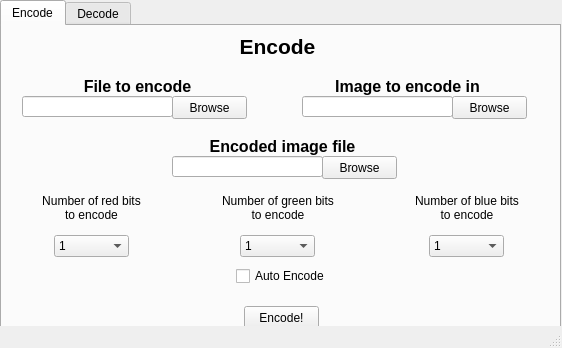
<?xml version="1.0" encoding="UTF-8"?>
<ui version="4.0">
 <class>MainWindow</class>
 <widget class="QMainWindow" name="MainWindow">
  <property name="geometry">
   <rect>
    <x>0</x>
    <y>0</y>
    <width>562</width>
    <height>348</height>
   </rect>
  </property>
  <property name="sizePolicy">
   <sizepolicy hsizetype="Fixed" vsizetype="Fixed">
    <horstretch>0</horstretch>
    <verstretch>0</verstretch>
   </sizepolicy>
  </property>
  <property name="minimumSize">
   <size>
    <width>562</width>
    <height>348</height>
   </size>
  </property>
  <property name="maximumSize">
   <size>
    <width>562</width>
    <height>348</height>
   </size>
  </property>
  <property name="windowTitle">
   <string>Steganogra-py</string>
  </property>
  <property name="windowIcon">
   <iconset resource="../Resources/Steg.qrc">
    <normaloff>:/Steg/stegosaurus-icon.png</normaloff>:/Steg/stegosaurus-icon.png</iconset>
  </property>
  <widget class="QWidget" name="centralwidget">
   <widget class="QTabWidget" name="tabWidget">
    <property name="geometry">
     <rect>
      <x>0</x>
      <y>0</y>
      <width>561</width>
      <height>331</height>
     </rect>
    </property>
    <property name="sizePolicy">
     <sizepolicy hsizetype="Fixed" vsizetype="Fixed">
      <horstretch>0</horstretch>
      <verstretch>0</verstretch>
     </sizepolicy>
    </property>
    <property name="currentIndex">
     <number>0</number>
    </property>
    <widget class="QWidget" name="encodeTab">
     <attribute name="title">
      <string>Encode</string>
     </attribute>
     <widget class="QLineEdit" name="encode_file_text">
      <property name="geometry">
       <rect>
        <x>20</x>
        <y>70</y>
        <width>151</width>
        <height>21</height>
       </rect>
      </property>
     </widget>
     <widget class="QPushButton" name="encode_file_browse_button">
      <property name="geometry">
       <rect>
        <x>170</x>
        <y>70</y>
        <width>75</width>
        <height>23</height>
       </rect>
      </property>
      <property name="text">
       <string>Browse</string>
      </property>
      <property name="icon">
       <iconset resource="../Resources/Steg.qrc">
        <normaloff>:/Steg/folder_explore.png</normaloff>:/Steg/folder_explore.png</iconset>
      </property>
      <property name="iconSize">
       <size>
        <width>20</width>
        <height>20</height>
       </size>
      </property>
     </widget>
     <widget class="QPushButton" name="encode_image_browse_button">
      <property name="geometry">
       <rect>
        <x>450</x>
        <y>70</y>
        <width>75</width>
        <height>23</height>
       </rect>
      </property>
      <property name="text">
       <string>Browse</string>
      </property>
      <property name="icon">
       <iconset resource="../Resources/Steg.qrc">
        <normaloff>:/Steg/folder_explore.png</normaloff>:/Steg/folder_explore.png</iconset>
      </property>
      <property name="iconSize">
       <size>
        <width>20</width>
        <height>20</height>
       </size>
      </property>
     </widget>
     <widget class="QLineEdit" name="encode_image_text">
      <property name="geometry">
       <rect>
        <x>300</x>
        <y>70</y>
        <width>151</width>
        <height>21</height>
       </rect>
      </property>
     </widget>
     <widget class="QPushButton" name="encode_button">
      <property name="geometry">
       <rect>
        <x>242</x>
        <y>280</y>
        <width>75</width>
        <height>23</height>
       </rect>
      </property>
      <property name="text">
       <string>Encode!</string>
      </property>
      <property name="icon">
       <iconset resource="../Resources/Steg.qrc">
        <normaloff>:/Steg/accept.png</normaloff>:/Steg/accept.png</iconset>
      </property>
      <property name="iconSize">
       <size>
        <width>24</width>
        <height>24</height>
       </size>
      </property>
     </widget>
     <widget class="QLabel" name="label_4">
      <property name="geometry">
       <rect>
        <x>30</x>
        <y>50</y>
        <width>211</width>
        <height>20</height>
       </rect>
      </property>
      <property name="font">
       <font>
        <pointsize>12</pointsize>
        <weight>75</weight>
        <bold>true</bold>
       </font>
      </property>
      <property name="text">
       <string>File to encode</string>
      </property>
      <property name="alignment">
       <set>Qt::AlignCenter</set>
      </property>
     </widget>
     <widget class="QLabel" name="label_5">
      <property name="geometry">
       <rect>
        <x>300</x>
        <y>50</y>
        <width>211</width>
        <height>20</height>
       </rect>
      </property>
      <property name="font">
       <font>
        <pointsize>12</pointsize>
        <weight>75</weight>
        <bold>true</bold>
       </font>
      </property>
      <property name="text">
       <string>Image to encode in</string>
      </property>
      <property name="alignment">
       <set>Qt::AlignCenter</set>
      </property>
     </widget>
     <widget class="QLabel" name="label_6">
      <property name="geometry">
       <rect>
        <x>10</x>
        <y>10</y>
        <width>531</width>
        <height>20</height>
       </rect>
      </property>
      <property name="font">
       <font>
        <pointsize>16</pointsize>
        <weight>75</weight>
        <bold>true</bold>
       </font>
      </property>
      <property name="text">
       <string>Encode</string>
      </property>
      <property name="alignment">
       <set>Qt::AlignCenter</set>
      </property>
     </widget>
     <widget class="QLineEdit" name="encode_new_image_text">
      <property name="geometry">
       <rect>
        <x>170</x>
        <y>130</y>
        <width>151</width>
        <height>21</height>
       </rect>
      </property>
     </widget>
     <widget class="QPushButton" name="encode_new_image_browse_button">
      <property name="geometry">
       <rect>
        <x>320</x>
        <y>130</y>
        <width>75</width>
        <height>23</height>
       </rect>
      </property>
      <property name="text">
       <string>Browse</string>
      </property>
      <property name="icon">
       <iconset resource="../Resources/Steg.qrc">
        <normaloff>:/Steg/folder_explore.png</normaloff>:/Steg/folder_explore.png</iconset>
      </property>
      <property name="iconSize">
       <size>
        <width>20</width>
        <height>20</height>
       </size>
      </property>
     </widget>
     <widget class="QLabel" name="label_13">
      <property name="geometry">
       <rect>
        <x>170</x>
        <y>110</y>
        <width>221</width>
        <height>20</height>
       </rect>
      </property>
      <property name="font">
       <font>
        <pointsize>12</pointsize>
        <weight>75</weight>
        <bold>true</bold>
       </font>
      </property>
      <property name="text">
       <string>Encoded image file</string>
      </property>
      <property name="alignment">
       <set>Qt::AlignCenter</set>
      </property>
     </widget>
     <widget class="QWidget" name="layoutWidget_2">
      <property name="geometry">
       <rect>
        <x>0</x>
        <y>160</y>
        <width>557</width>
        <height>71</height>
       </rect>
      </property>
      <layout class="QGridLayout" name="gridLayout_2">
       <property name="sizeConstraint">
        <enum>QLayout::SetNoConstraint</enum>
       </property>
       <item row="0" column="2">
        <spacer name="horizontalSpacer_8">
         <property name="orientation">
          <enum>Qt::Horizontal</enum>
         </property>
         <property name="sizeType">
          <enum>QSizePolicy::Fixed</enum>
         </property>
         <property name="sizeHint" stdset="0">
          <size>
           <width>75</width>
           <height>20</height>
          </size>
         </property>
        </spacer>
       </item>
       <item row="0" column="4">
        <spacer name="horizontalSpacer_9">
         <property name="orientation">
          <enum>Qt::Horizontal</enum>
         </property>
         <property name="sizeType">
          <enum>QSizePolicy::Fixed</enum>
         </property>
         <property name="sizeHint" stdset="0">
          <size>
           <width>75</width>
           <height>20</height>
          </size>
         </property>
        </spacer>
       </item>
       <item row="1" column="1">
        <layout class="QHBoxLayout" name="horizontalLayout_8">
         <item>
          <widget class="QComboBox" name="encode_red_bits_combo">
           <property name="sizePolicy">
            <sizepolicy hsizetype="Fixed" vsizetype="Fixed">
             <horstretch>0</horstretch>
             <verstretch>0</verstretch>
            </sizepolicy>
           </property>
           <property name="minimumSize">
            <size>
             <width>75</width>
             <height>0</height>
            </size>
           </property>
           <item>
            <property name="text">
             <string>1</string>
            </property>
           </item>
           <item>
            <property name="text">
             <string>2</string>
            </property>
           </item>
           <item>
            <property name="text">
             <string>3</string>
            </property>
           </item>
           <item>
            <property name="text">
             <string>4</string>
            </property>
           </item>
           <item>
            <property name="text">
             <string>5</string>
            </property>
           </item>
           <item>
            <property name="text">
             <string>6</string>
            </property>
           </item>
           <item>
            <property name="text">
             <string>7</string>
            </property>
           </item>
           <item>
            <property name="text">
             <string>8</string>
            </property>
           </item>
           <item>
            <property name="text">
             <string>0</string>
            </property>
           </item>
          </widget>
         </item>
        </layout>
       </item>
       <item row="1" column="3">
        <layout class="QHBoxLayout" name="horizontalLayout_9">
         <item>
          <widget class="QComboBox" name="encode_green_bits_combo">
           <property name="sizePolicy">
            <sizepolicy hsizetype="Fixed" vsizetype="Fixed">
             <horstretch>0</horstretch>
             <verstretch>0</verstretch>
            </sizepolicy>
           </property>
           <property name="minimumSize">
            <size>
             <width>75</width>
             <height>0</height>
            </size>
           </property>
           <item>
            <property name="text">
             <string>1</string>
            </property>
           </item>
           <item>
            <property name="text">
             <string>2</string>
            </property>
           </item>
           <item>
            <property name="text">
             <string>3</string>
            </property>
           </item>
           <item>
            <property name="text">
             <string>4</string>
            </property>
           </item>
           <item>
            <property name="text">
             <string>5</string>
            </property>
           </item>
           <item>
            <property name="text">
             <string>6</string>
            </property>
           </item>
           <item>
            <property name="text">
             <string>7</string>
            </property>
           </item>
           <item>
            <property name="text">
             <string>8</string>
            </property>
           </item>
           <item>
            <property name="text">
             <string>0</string>
            </property>
           </item>
          </widget>
         </item>
        </layout>
       </item>
       <item row="1" column="5">
        <layout class="QHBoxLayout" name="horizontalLayout_10">
         <item>
          <widget class="QComboBox" name="encode_blue_bits_combo">
           <property name="sizePolicy">
            <sizepolicy hsizetype="Fixed" vsizetype="Fixed">
             <horstretch>0</horstretch>
             <verstretch>0</verstretch>
            </sizepolicy>
           </property>
           <property name="minimumSize">
            <size>
             <width>75</width>
             <height>0</height>
            </size>
           </property>
           <item>
            <property name="text">
             <string>1</string>
            </property>
           </item>
           <item>
            <property name="text">
             <string>2</string>
            </property>
           </item>
           <item>
            <property name="text">
             <string>3</string>
            </property>
           </item>
           <item>
            <property name="text">
             <string>4</string>
            </property>
           </item>
           <item>
            <property name="text">
             <string>5</string>
            </property>
           </item>
           <item>
            <property name="text">
             <string>6</string>
            </property>
           </item>
           <item>
            <property name="text">
             <string>7</string>
            </property>
           </item>
           <item>
            <property name="text">
             <string>8</string>
            </property>
           </item>
           <item>
            <property name="text">
             <string>0</string>
            </property>
           </item>
          </widget>
         </item>
        </layout>
       </item>
       <item row="0" column="6">
        <spacer name="horizontalSpacer_10">
         <property name="orientation">
          <enum>Qt::Horizontal</enum>
         </property>
         <property name="sizeType">
          <enum>QSizePolicy::Expanding</enum>
         </property>
         <property name="sizeHint" stdset="0">
          <size>
           <width>40</width>
           <height>20</height>
          </size>
         </property>
        </spacer>
       </item>
       <item row="0" column="0">
        <spacer name="horizontalSpacer_11">
         <property name="orientation">
          <enum>Qt::Horizontal</enum>
         </property>
         <property name="sizeHint" stdset="0">
          <size>
           <width>40</width>
           <height>20</height>
          </size>
         </property>
        </spacer>
       </item>
       <item row="0" column="1">
        <widget class="QLabel" name="label">
         <property name="text">
          <string>Number of red bits 
to encode</string>
         </property>
         <property name="alignment">
          <set>Qt::AlignCenter</set>
         </property>
        </widget>
       </item>
       <item row="0" column="3">
        <widget class="QLabel" name="label_2">
         <property name="text">
          <string>Number of green bits 
to encode</string>
         </property>
         <property name="alignment">
          <set>Qt::AlignCenter</set>
         </property>
        </widget>
       </item>
       <item row="0" column="5">
        <widget class="QLabel" name="label_3">
         <property name="text">
          <string>Number of blue bits 
to encode</string>
         </property>
         <property name="alignment">
          <set>Qt::AlignCenter</set>
         </property>
        </widget>
       </item>
      </layout>
     </widget>
     <widget class="QWidget" name="horizontalLayoutWidget">
      <property name="geometry">
       <rect>
        <x>0</x>
        <y>230</y>
        <width>561</width>
        <height>41</height>
       </rect>
      </property>
      <layout class="QHBoxLayout" name="horizontalLayout_2">
       <item>
        <spacer name="horizontalSpacer">
         <property name="orientation">
          <enum>Qt::Horizontal</enum>
         </property>
         <property name="sizeHint" stdset="0">
          <size>
           <width>40</width>
           <height>20</height>
          </size>
         </property>
        </spacer>
       </item>
       <item>
        <widget class="QCheckBox" name="auto_encode_checkbox">
         <property name="text">
          <string>Auto Encode</string>
         </property>
        </widget>
       </item>
       <item>
        <spacer name="horizontalSpacer_2">
         <property name="orientation">
          <enum>Qt::Horizontal</enum>
         </property>
         <property name="sizeHint" stdset="0">
          <size>
           <width>40</width>
           <height>20</height>
          </size>
         </property>
        </spacer>
       </item>
      </layout>
     </widget>
    </widget>
    <widget class="QWidget" name="decodeTab">
     <attribute name="title">
      <string>Decode</string>
     </attribute>
     <widget class="QLineEdit" name="decode_file_text">
      <property name="geometry">
       <rect>
        <x>300</x>
        <y>70</y>
        <width>151</width>
        <height>21</height>
       </rect>
      </property>
     </widget>
     <widget class="QPushButton" name="decode_image_browse_button">
      <property name="geometry">
       <rect>
        <x>170</x>
        <y>70</y>
        <width>75</width>
        <height>23</height>
       </rect>
      </property>
      <property name="text">
       <string>Browse</string>
      </property>
      <property name="icon">
       <iconset resource="../Resources/Steg.qrc">
        <normaloff>:/Steg/folder_explore.png</normaloff>:/Steg/folder_explore.png</iconset>
      </property>
      <property name="iconSize">
       <size>
        <width>20</width>
        <height>20</height>
       </size>
      </property>
     </widget>
     <widget class="QLabel" name="label_7">
      <property name="geometry">
       <rect>
        <x>30</x>
        <y>50</y>
        <width>211</width>
        <height>20</height>
       </rect>
      </property>
      <property name="font">
       <font>
        <pointsize>12</pointsize>
        <weight>75</weight>
        <bold>true</bold>
       </font>
      </property>
      <property name="text">
       <string>Image to decode</string>
      </property>
      <property name="alignment">
       <set>Qt::AlignCenter</set>
      </property>
     </widget>
     <widget class="QLabel" name="label_8">
      <property name="geometry">
       <rect>
        <x>10</x>
        <y>10</y>
        <width>531</width>
        <height>20</height>
       </rect>
      </property>
      <property name="font">
       <font>
        <pointsize>16</pointsize>
        <weight>75</weight>
        <bold>true</bold>
       </font>
      </property>
      <property name="text">
       <string>Decode</string>
      </property>
      <property name="alignment">
       <set>Qt::AlignCenter</set>
      </property>
     </widget>
     <widget class="QLabel" name="label_9">
      <property name="geometry">
       <rect>
        <x>300</x>
        <y>50</y>
        <width>211</width>
        <height>20</height>
       </rect>
      </property>
      <property name="font">
       <font>
        <pointsize>12</pointsize>
        <weight>75</weight>
        <bold>true</bold>
       </font>
      </property>
      <property name="text">
       <string>File to save</string>
      </property>
      <property name="alignment">
       <set>Qt::AlignCenter</set>
      </property>
     </widget>
     <widget class="QPushButton" name="decode_file_browse_button">
      <property name="geometry">
       <rect>
        <x>450</x>
        <y>70</y>
        <width>75</width>
        <height>23</height>
       </rect>
      </property>
      <property name="text">
       <string>Browse</string>
      </property>
      <property name="icon">
       <iconset resource="../Resources/Steg.qrc">
        <normaloff>:/Steg/folder_explore.png</normaloff>:/Steg/folder_explore.png</iconset>
      </property>
      <property name="iconSize">
       <size>
        <width>20</width>
        <height>20</height>
       </size>
      </property>
     </widget>
     <widget class="QLineEdit" name="decode_image_text">
      <property name="geometry">
       <rect>
        <x>20</x>
        <y>70</y>
        <width>151</width>
        <height>21</height>
       </rect>
      </property>
     </widget>
     <widget class="QPushButton" name="decode_button">
      <property name="geometry">
       <rect>
        <x>242</x>
        <y>280</y>
        <width>75</width>
        <height>23</height>
       </rect>
      </property>
      <property name="sizePolicy">
       <sizepolicy hsizetype="Fixed" vsizetype="Fixed">
        <horstretch>0</horstretch>
        <verstretch>0</verstretch>
       </sizepolicy>
      </property>
      <property name="minimumSize">
       <size>
        <width>75</width>
        <height>23</height>
       </size>
      </property>
      <property name="maximumSize">
       <size>
        <width>75</width>
        <height>25</height>
       </size>
      </property>
      <property name="text">
       <string>Decode!</string>
      </property>
      <property name="icon">
       <iconset resource="../Resources/Steg.qrc">
        <normaloff>:/Steg/accept.png</normaloff>:/Steg/accept.png</iconset>
      </property>
      <property name="iconSize">
       <size>
        <width>24</width>
        <height>24</height>
       </size>
      </property>
     </widget>
     <widget class="QWidget" name="layoutWidget">
      <property name="geometry">
       <rect>
        <x>0</x>
        <y>130</y>
        <width>557</width>
        <height>71</height>
       </rect>
      </property>
      <layout class="QGridLayout" name="gridLayout">
       <property name="sizeConstraint">
        <enum>QLayout::SetNoConstraint</enum>
       </property>
       <item row="0" column="1">
        <widget class="QLabel" name="label_12">
         <property name="text">
          <string>Number of red bits 
encoded</string>
         </property>
         <property name="alignment">
          <set>Qt::AlignCenter</set>
         </property>
        </widget>
       </item>
       <item row="0" column="3">
        <widget class="QLabel" name="label_10">
         <property name="text">
          <string>Number of green bits 
encoded</string>
         </property>
         <property name="alignment">
          <set>Qt::AlignCenter</set>
         </property>
        </widget>
       </item>
       <item row="0" column="5">
        <widget class="QLabel" name="label_11">
         <property name="text">
          <string>Number of blue bits 
encoded</string>
         </property>
         <property name="alignment">
          <set>Qt::AlignCenter</set>
         </property>
        </widget>
       </item>
       <item row="0" column="2">
        <spacer name="horizontalSpacer_3">
         <property name="orientation">
          <enum>Qt::Horizontal</enum>
         </property>
         <property name="sizeType">
          <enum>QSizePolicy::Fixed</enum>
         </property>
         <property name="sizeHint" stdset="0">
          <size>
           <width>75</width>
           <height>20</height>
          </size>
         </property>
        </spacer>
       </item>
       <item row="0" column="4">
        <spacer name="horizontalSpacer_4">
         <property name="orientation">
          <enum>Qt::Horizontal</enum>
         </property>
         <property name="sizeType">
          <enum>QSizePolicy::Fixed</enum>
         </property>
         <property name="sizeHint" stdset="0">
          <size>
           <width>75</width>
           <height>20</height>
          </size>
         </property>
        </spacer>
       </item>
       <item row="1" column="1">
        <layout class="QHBoxLayout" name="horizontalLayout_4">
         <item>
          <widget class="QComboBox" name="decode_red_bits_combo">
           <property name="sizePolicy">
            <sizepolicy hsizetype="Fixed" vsizetype="Fixed">
             <horstretch>25</horstretch>
             <verstretch>0</verstretch>
            </sizepolicy>
           </property>
           <property name="minimumSize">
            <size>
             <width>75</width>
             <height>0</height>
            </size>
           </property>
           <item>
            <property name="text">
             <string>1</string>
            </property>
           </item>
           <item>
            <property name="text">
             <string>2</string>
            </property>
           </item>
           <item>
            <property name="text">
             <string>3</string>
            </property>
           </item>
           <item>
            <property name="text">
             <string>4</string>
            </property>
           </item>
           <item>
            <property name="text">
             <string>5</string>
            </property>
           </item>
           <item>
            <property name="text">
             <string>6</string>
            </property>
           </item>
           <item>
            <property name="text">
             <string>7</string>
            </property>
           </item>
           <item>
            <property name="text">
             <string>8</string>
            </property>
           </item>
           <item>
            <property name="text">
             <string>0</string>
            </property>
           </item>
          </widget>
         </item>
        </layout>
       </item>
       <item row="1" column="3">
        <layout class="QHBoxLayout" name="horizontalLayout_5">
         <item>
          <widget class="QComboBox" name="decode_green_bits_combo">
           <property name="sizePolicy">
            <sizepolicy hsizetype="Fixed" vsizetype="Fixed">
             <horstretch>0</horstretch>
             <verstretch>0</verstretch>
            </sizepolicy>
           </property>
           <property name="minimumSize">
            <size>
             <width>75</width>
             <height>0</height>
            </size>
           </property>
           <item>
            <property name="text">
             <string>1</string>
            </property>
           </item>
           <item>
            <property name="text">
             <string>2</string>
            </property>
           </item>
           <item>
            <property name="text">
             <string>3</string>
            </property>
           </item>
           <item>
            <property name="text">
             <string>4</string>
            </property>
           </item>
           <item>
            <property name="text">
             <string>5</string>
            </property>
           </item>
           <item>
            <property name="text">
             <string>6</string>
            </property>
           </item>
           <item>
            <property name="text">
             <string>7</string>
            </property>
           </item>
           <item>
            <property name="text">
             <string>8</string>
            </property>
           </item>
           <item>
            <property name="text">
             <string>0</string>
            </property>
           </item>
          </widget>
         </item>
        </layout>
       </item>
       <item row="1" column="5">
        <layout class="QHBoxLayout" name="horizontalLayout_6">
         <item>
          <widget class="QComboBox" name="decode_blue_bits_combo">
           <property name="sizePolicy">
            <sizepolicy hsizetype="Fixed" vsizetype="Fixed">
             <horstretch>0</horstretch>
             <verstretch>0</verstretch>
            </sizepolicy>
           </property>
           <property name="minimumSize">
            <size>
             <width>75</width>
             <height>0</height>
            </size>
           </property>
           <item>
            <property name="text">
             <string>1</string>
            </property>
           </item>
           <item>
            <property name="text">
             <string>2</string>
            </property>
           </item>
           <item>
            <property name="text">
             <string>3</string>
            </property>
           </item>
           <item>
            <property name="text">
             <string>4</string>
            </property>
           </item>
           <item>
            <property name="text">
             <string>5</string>
            </property>
           </item>
           <item>
            <property name="text">
             <string>6</string>
            </property>
           </item>
           <item>
            <property name="text">
             <string>7</string>
            </property>
           </item>
           <item>
            <property name="text">
             <string>8</string>
            </property>
           </item>
           <item>
            <property name="text">
             <string>0</string>
            </property>
           </item>
          </widget>
         </item>
        </layout>
       </item>
       <item row="0" column="6">
        <spacer name="horizontalSpacer_5">
         <property name="orientation">
          <enum>Qt::Horizontal</enum>
         </property>
         <property name="sizeType">
          <enum>QSizePolicy::Expanding</enum>
         </property>
         <property name="sizeHint" stdset="0">
          <size>
           <width>40</width>
           <height>20</height>
          </size>
         </property>
        </spacer>
       </item>
       <item row="0" column="0">
        <spacer name="horizontalSpacer_6">
         <property name="orientation">
          <enum>Qt::Horizontal</enum>
         </property>
         <property name="sizeHint" stdset="0">
          <size>
           <width>40</width>
           <height>20</height>
          </size>
         </property>
        </spacer>
       </item>
      </layout>
     </widget>
     <widget class="QWidget" name="layoutWidget">
      <property name="geometry">
       <rect>
        <x>0</x>
        <y>210</y>
        <width>559</width>
        <height>31</height>
       </rect>
      </property>
      <layout class="QHBoxLayout" name="horizontalLayout_7">
       <item>
        <spacer name="horizontalSpacer_7">
         <property name="orientation">
          <enum>Qt::Horizontal</enum>
         </property>
         <property name="sizeHint" stdset="0">
          <size>
           <width>40</width>
           <height>20</height>
          </size>
         </property>
        </spacer>
       </item>
       <item>
        <widget class="QCheckBox" name="auto_detect_checkbox">
         <property name="text">
          <string>Auto detect decoding</string>
         </property>
        </widget>
       </item>
       <item>
        <spacer name="horizontalSpacer_12">
         <property name="orientation">
          <enum>Qt::Horizontal</enum>
         </property>
         <property name="sizeHint" stdset="0">
          <size>
           <width>40</width>
           <height>20</height>
          </size>
         </property>
        </spacer>
       </item>
      </layout>
     </widget>
    </widget>
   </widget>
  </widget>
  <widget class="QStatusBar" name="statusbar"/>
  <action name="actionQuit">
   <property name="text">
    <string>Quit</string>
   </property>
  </action>
 </widget>
 <tabstops>
  <tabstop>tabWidget</tabstop>
  <tabstop>encode_file_text</tabstop>
  <tabstop>encode_file_browse_button</tabstop>
  <tabstop>encode_image_text</tabstop>
  <tabstop>encode_image_browse_button</tabstop>
  <tabstop>encode_new_image_text</tabstop>
  <tabstop>encode_new_image_browse_button</tabstop>
  <tabstop>encode_red_bits_combo</tabstop>
  <tabstop>encode_green_bits_combo</tabstop>
  <tabstop>encode_blue_bits_combo</tabstop>
  <tabstop>encode_button</tabstop>
  <tabstop>decode_image_text</tabstop>
  <tabstop>decode_image_browse_button</tabstop>
  <tabstop>decode_file_text</tabstop>
  <tabstop>decode_file_browse_button</tabstop>
 </tabstops>
 <resources>
  <include location="../Resources/Steg.qrc"/>
 </resources>
 <connections>
  <connection>
   <sender>actionQuit</sender>
   <signal>triggered()</signal>
   <receiver>MainWindow</receiver>
   <slot>close()</slot>
   <hints>
    <hint type="sourcelabel">
     <x>-1</x>
     <y>-1</y>
    </hint>
    <hint type="destinationlabel">
     <x>276</x>
     <y>190</y>
    </hint>
   </hints>
  </connection>
 </connections>
</ui>
